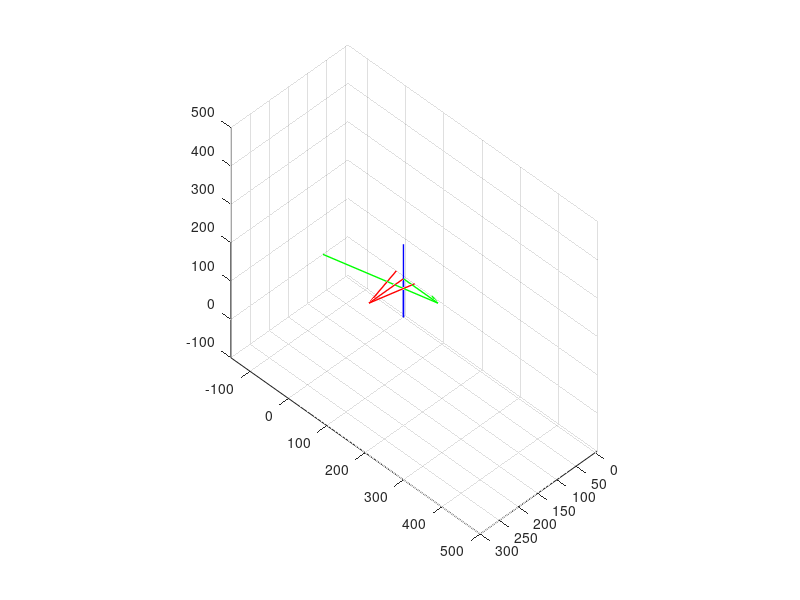

Here is the MATLAB script that generated this plot: (Note: this script raises an error after producing the figure.)
close all

%% Ecuación paramétrica de una curva 3D
X = @(t) 150/sqrt(2)*cosd(4*t)+120;
Y = @(t) 150*sind(4*t)+250;
Z = @(t) 150/sqrt(2)*cosd(4*t)+50;

%Posición inicial
x = X(0); y = Y(0); z = Z(0);

%% Configuraciones de gráfica 3D
% Tamaño del gráfico
ax = axes('XLim',[-5 300],'YLim',[-150 500],'ZLim',[-100 500]);
% Mantener ejes
hold(ax,'on');
% Isómetrica
view(135,45);
% Rejilla
grid on
% Aspecto 1:1:1
daspect([1 1 1])

quiver3(0,0,0,100,0,0,'r','LineWidth',1,'MaxHeadSize',4);
quiver3(0,0,0,0,100,0,'g','LineWidth',1,'MaxHeadSize',4);
quiver3(0,0,0,0,0,100,'b','LineWidth',1,'MaxHeadSize',4);

%% Uso de la ecuación paramétrica 3D
% i = A:p:B     Para t entre A y B con un paso p
for i=0:2:90
    % Gráfico del siguiente segmento de la curva paramétrica
    cr = 'g';
    if constrains([X(i) Y(i) Z(i)]) == 0
        cr = 'r';
    end
    
    plot3([x X(i)], [y Y(i)], [z Z(i)],cr,'LineWidth',1.5);
    % Actualizar las coordenadas
    x = X(i); y = Y(i); z = Z(i);
    % Cálculos geométricos
    
    [q1, q2, q3] = inversa(x,y,z);
    [x2,y2,z2,x1,y1,z1] = directa(q1,q2,q3);
    
    % Gráfico del primer segmento
    plot3([x1 x1], [0 y1], [0 z1],'m'); hold on
    % Gráfico del segundo segmento
    plot3([x1 x2] , [y1 y2], [z1 z2],'c');
    
end

xlabel('X(mm)');
ylabel('Y(mm)');
zlabel('Z(mm)');